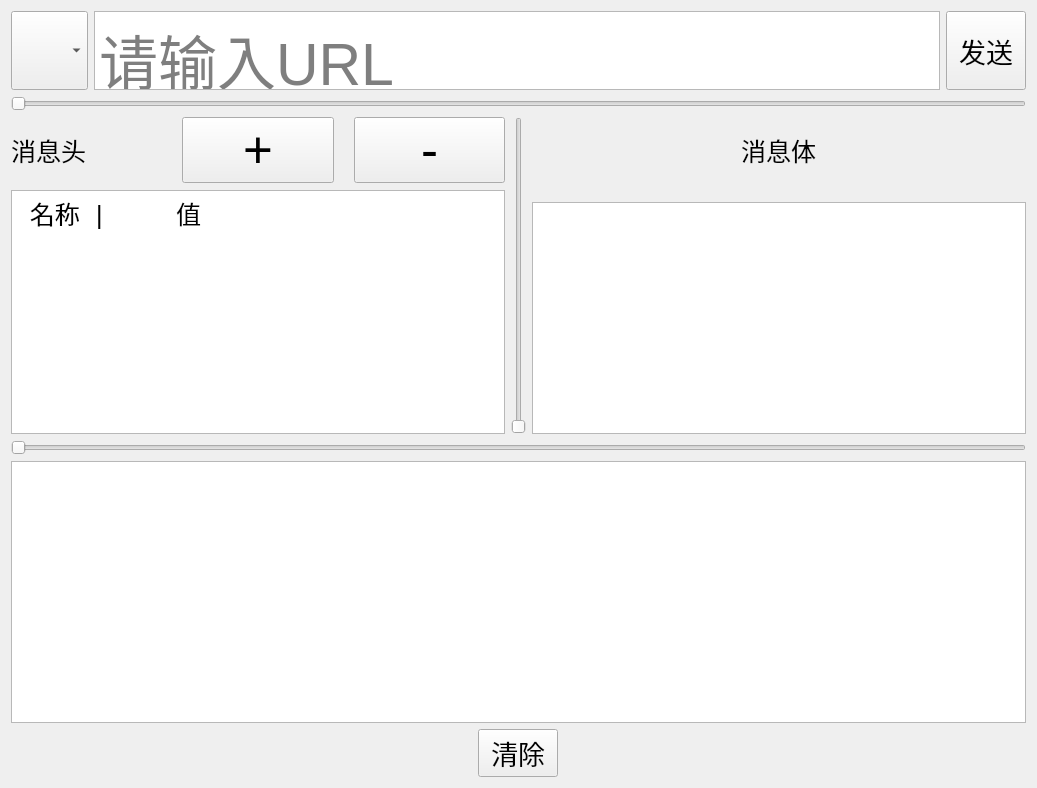
<?xml version="1.0" encoding="UTF-8"?>
<ui version="4.0">
 <class>Form</class>
 <widget class="QWidget" name="Form">
  <property name="geometry">
   <rect>
    <x>0</x>
    <y>0</y>
    <width>1037</width>
    <height>788</height>
   </rect>
  </property>
  <property name="windowTitle">
   <string>HTTP接口测试</string>
  </property>
  <layout class="QVBoxLayout" name="verticalLayout_4" stretch="1,1,4,1,4">
   <item>
    <layout class="QHBoxLayout" name="horizontalLayout">
     <property name="sizeConstraint">
      <enum>QLayout::SetDefaultConstraint</enum>
     </property>
     <item>
      <widget class="QComboBox" name="comboBox">
       <property name="sizePolicy">
        <sizepolicy hsizetype="Fixed" vsizetype="Expanding">
         <horstretch>0</horstretch>
         <verstretch>0</verstretch>
        </sizepolicy>
       </property>
       <item>
        <property name="text">
         <string/>
        </property>
       </item>
       <item>
        <property name="text">
         <string>POST</string>
        </property>
       </item>
       <item>
        <property name="text">
         <string>PUT</string>
        </property>
       </item>
       <item>
        <property name="text">
         <string>DELETE</string>
        </property>
       </item>
       <item>
        <property name="text">
         <string>GET</string>
        </property>
       </item>
      </widget>
     </item>
     <item>
      <widget class="QPlainTextEdit" name="plainTextEdit">
       <property name="sizePolicy">
        <sizepolicy hsizetype="Expanding" vsizetype="Expanding">
         <horstretch>0</horstretch>
         <verstretch>0</verstretch>
        </sizepolicy>
       </property>
       <property name="font">
        <font>
         <pointsize>44</pointsize>
        </font>
       </property>
       <property name="placeholderText">
        <string>请输入URL</string>
       </property>
      </widget>
     </item>
     <item>
      <widget class="QPushButton" name="pushButton">
       <property name="sizePolicy">
        <sizepolicy hsizetype="Fixed" vsizetype="Expanding">
         <horstretch>0</horstretch>
         <verstretch>0</verstretch>
        </sizepolicy>
       </property>
       <property name="font">
        <font>
         <pointsize>20</pointsize>
        </font>
       </property>
       <property name="text">
        <string>发送</string>
       </property>
      </widget>
     </item>
    </layout>
   </item>
   <item>
    <widget class="QSlider" name="horizontalSlider">
     <property name="orientation">
      <enum>Qt::Horizontal</enum>
     </property>
    </widget>
   </item>
   <item>
    <layout class="QHBoxLayout" name="horizontalLayout_4">
     <item>
      <layout class="QVBoxLayout" name="verticalLayout" stretch="0,0">
       <property name="spacing">
        <number>7</number>
       </property>
       <property name="topMargin">
        <number>0</number>
       </property>
       <item>
        <layout class="QHBoxLayout" name="horizontalLayout_2">
         <property name="spacing">
          <number>20</number>
         </property>
         <property name="sizeConstraint">
          <enum>QLayout::SetFixedSize</enum>
         </property>
         <item>
          <widget class="QLabel" name="header">
           <property name="font">
            <font>
             <pointsize>19</pointsize>
            </font>
           </property>
           <property name="text">
            <string>消息头</string>
           </property>
          </widget>
         </item>
         <item>
          <widget class="QPushButton" name="headeradd">
           <property name="font">
            <font>
             <pointsize>38</pointsize>
            </font>
           </property>
           <property name="text">
            <string>+</string>
           </property>
          </widget>
         </item>
         <item>
          <widget class="QPushButton" name="headerdecline">
           <property name="font">
            <font>
             <pointsize>38</pointsize>
            </font>
           </property>
           <property name="text">
            <string>-</string>
           </property>
          </widget>
         </item>
        </layout>
       </item>
       <item>
        <widget class="QPlainTextEdit" name="plainTextEdit_2">
         <property name="font">
          <font>
           <pointsize>19</pointsize>
          </font>
         </property>
         <property name="plainText">
          <string>  名称	|	值</string>
         </property>
        </widget>
       </item>
      </layout>
     </item>
     <item>
      <widget class="QSlider" name="verticalSlider">
       <property name="orientation">
        <enum>Qt::Vertical</enum>
       </property>
      </widget>
     </item>
     <item>
      <layout class="QVBoxLayout" name="verticalLayout_2">
       <property name="spacing">
        <number>33</number>
       </property>
       <property name="topMargin">
        <number>15</number>
       </property>
       <property name="bottomMargin">
        <number>0</number>
       </property>
       <item>
        <layout class="QHBoxLayout" name="horizontalLayout_3">
         <property name="spacing">
          <number>7</number>
         </property>
         <property name="leftMargin">
          <number>0</number>
         </property>
         <property name="topMargin">
          <number>0</number>
         </property>
         <item alignment="Qt::AlignHCenter">
          <widget class="QLabel" name="body">
           <property name="font">
            <font>
             <pointsize>19</pointsize>
            </font>
           </property>
           <property name="text">
            <string>消息体</string>
           </property>
          </widget>
         </item>
        </layout>
       </item>
       <item>
        <widget class="QPlainTextEdit" name="plainTextEdit_3">
         <property name="font">
          <font>
           <pointsize>19</pointsize>
          </font>
         </property>
         <property name="plainText">
          <string/>
         </property>
        </widget>
       </item>
      </layout>
     </item>
    </layout>
   </item>
   <item>
    <widget class="QSlider" name="horizontalSlider_2">
     <property name="orientation">
      <enum>Qt::Horizontal</enum>
     </property>
    </widget>
   </item>
   <item>
    <layout class="QVBoxLayout" name="verticalLayout_3">
     <item>
      <widget class="QPlainTextEdit" name="plainTextEdit_4">
       <property name="font">
        <font>
         <pointsize>19</pointsize>
        </font>
       </property>
       <property name="plainText">
        <string/>
       </property>
      </widget>
     </item>
     <item>
      <layout class="QHBoxLayout" name="horizontalLayout_5">
       <item>
        <widget class="QPushButton" name="deleteButton">
         <property name="sizePolicy">
          <sizepolicy hsizetype="Fixed" vsizetype="Fixed">
           <horstretch>0</horstretch>
           <verstretch>0</verstretch>
          </sizepolicy>
         </property>
         <property name="font">
          <font>
           <pointsize>20</pointsize>
          </font>
         </property>
         <property name="text">
          <string>清除</string>
         </property>
        </widget>
       </item>
      </layout>
     </item>
    </layout>
   </item>
  </layout>
 </widget>
 <resources/>
 <connections/>
</ui>
